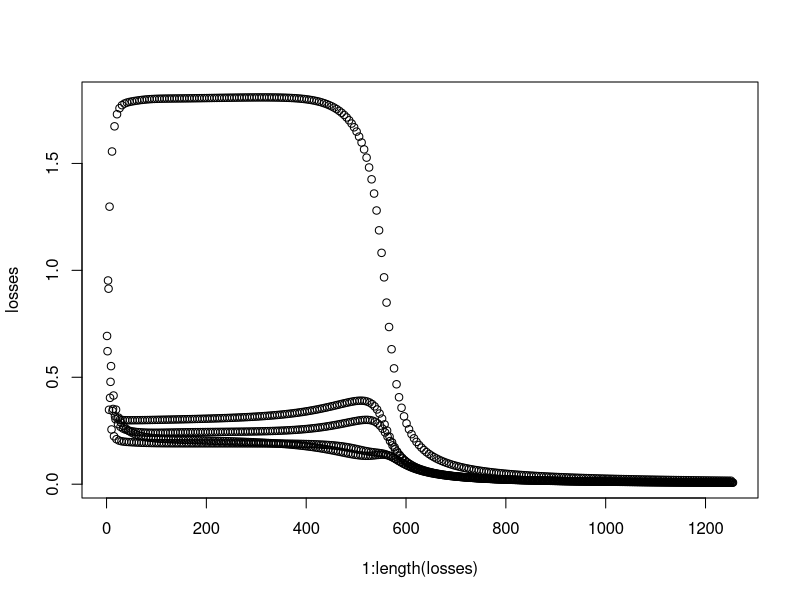

Generate this figure with R:
## ---- chunk 1
knitr::opts_chunk$set(eval = TRUE, echo = TRUE)
## ---- chunk 2
# node representing a constant
n.const = function(value) list(op = "const", value = value)

# node representing a variable
n.var = function(name) list(op = "var", name = name)

# nodes for binary operations
n.sum = function(x, y) list(op = "sum", x = x, y = y)
n.sub = function(x, y) list(op = "sub", x = x, y = y)
n.mul = function(x, y) list(op = "mul", x = x, y = y)
n.div = function(x, y) list(op = "div", x = x, y = y)

# nodes for functions
n.exp = function(x) list(op = "exp", x = x)
n.log = function(x) list(op = "log", x = x)
n.tanh = function(x) list(op = "tanh", x = x)

# now define the graph computing Eq. 1 and show in Fig. 1
x = n.var("x")
y = n.var("y")

z = n.sum(
  n.mul(
     n.mul(
        n.const(4),
        x),
     y),
  n.exp(
     n.mul(
        n.const(-1),
        y)))

z
## ---- chunk 3
factorial = function(n) {
  if(n < 1) {
    1
  }
  else {
    n * factorial(n - 1)
  }
}

factorial(4)
## ---- chunk 4
to.string = function(node) {
  # return a vector of strings representing each parts of the node

  if(node$op == "const") {
    # the string representation of a constant is its value
    c(node$value)
  }
  else if(node$op == "var") {
    # the string representation of a variable is its name
    c(node$name)
  }
  else if(node$op %in% c("sum", "sub", "mul", "div")) {
    # find the string representation of the operation
    operator = list(
      sum = "+", sub = "-", mul = "*", div = "/"
    )[[node$op]]

    string_x = (
      to.string(node$x)
    )

    string_y = (
      to.string(node$y)
    )

    c(
      "(",
      string_x, operator, string_y,
      ")"
    )
  }
  else if(node$op %in% c("tanh", "exp", "log")) {
    c(
      node$op, "(", to.string(node$x), ")"
    )
  }
  else {
    stop(c("unknown node: ", node$op))
  }
}

print.node = function(node) {
  cat(to.string(node), "\n")
}

print.node(z)
## ---- chunk 5
compute = function(node, var_values) {
  # compute the numerical result of the node using the provided variable values

  if(node$op == "const") {
    # the value of a constant is its value
    node$value
  }
  else if(node$op == "var") {
    # read the value of the variable from the list
    val = var_values[[node$name]]
    if(is.null(val)) {
      stop(c("value not defined or NULL for variable ", node$name))
    }
    else {
      val
    }
  }
  else if(node$op == "sum") {
    value_x = (
      compute(node$x, var_values)
    )

    value_y = (
      compute(node$y, var_values)
    )

    # add the values and return the result
    value_x + value_y
  }
  else if(node$op == "sub") {
    compute(node$x, var_values) - compute(node$y, var_values)
  }
  else if(node$op == "mul") {
    compute(node$x, var_values) * compute(node$y, var_values)
  }
  else if(node$op == "div") {
    compute(node$x, var_values) / compute(node$y, var_values)
  }
  else if(node$op == "tanh") {
    tanh(compute(node$x, var_values))
  }
  else if(node$op == "exp") {
    exp(compute(node$x, var_values))
  }
  else if(node$op == "log") {
    log(compute(node$x, var_values))
  }
  else {
    stop(c("unknown node: ", node$op))
  }
}

compute(z, list(x = 2, y = 3))
## ---- chunk 6
4 * 2 * 3 + exp(-3)
## ---- chunk 7
differentiate = function(node, variable) {
  # differentiate the given expression with respect to the given variable
  #
  # VERY IMPORTANT: this function returns a graph, which can only contain nodes.
  # Therefore, you must use the functions n.const, n.sum, etc., instead of normal
  # numbers and operations.

  if(node$op == "const") {
    # derivative of a constant is always zero
    n.const(0)
  }
  else if(node$op == "var") {
    if(node$name == variable) {
      # derivative is one if we are differentiating with respect to this variable
      n.const(1)
    }
    else {
      # or zero if we are differentiating with respect to a different variable
      n.const(0)
    }
  }
  # call the right function depending on what type of node we are processing
  else if(node$op == "sum") {
    differentiate.sum(node, variable)
  }
  else if(node$op == "sub") {
    differentiate.sub(node, variable)
  }
  else if(node$op == "mul") {
    differentiate.mul(node, variable)
  }
  else if(node$op == "div") {
    differentiate.div(node, variable)
  }
  else if(node$op == "tanh") {
    differentiate.tanh(node, variable)
  }
  else if(node$op == "exp") {
    differentiate.exp(node, variable)
  }
  else if(node$op == "log") {
    differentiate.log(node, variable)
  }
  else {
    stop(c("unknown node: ", node$op))
  }
}

differentiate.sum = function(node, variable) {
  diff_x = (
    differentiate(node$x, variable)
  )
  diff_y = (
    differentiate(node$y, variable)
  )

  # return a new node that sums the derivatives of the left and right part
  #
  # note that we are returning a new graph node that connects the two
  # graphs representing the derivatives of the left and right parts
  n.sum(diff_x, diff_y)
}

differentiate.sub = function(node, variable) {
  n.sub(
     differentiate(node$x, variable),
     differentiate(node$y, variable))
}

differentiate.mul = function(node, variable) {
  n.sum(
    n.mul(differentiate(node$x, variable), node$y),
    n.mul(node$x, differentiate(node$y, variable))
  )
}

differentiate.div = function(node, variable) {
  # we differentiate only once and re-use this part of the graph
  dy = differentiate(node$y, variable)

  n.div(
    n.sub(
       n.mul(
          differentiate(node$x, variable),
          node$y),
       n.mul(
          node$x,
          dy)),
    n.mul(
       node$y,
       node$y))
}

differentiate.tanh = function(node, variable) {
  # (1 - tanh(x)^2) * differentiate(x)
  tx = n.tanh(node$x)
  n.mul(
    n.sub(
       n.const(1),
       n.mul(
          tx,
          tx)),
    differentiate(node$x, variable))
}

differentiate.exp = function(node, variable) {
  n.mul(
     n.exp(node$x),
     differentiate(node$x, variable))
}


differentiate.log = function(node, variable) {
  # (1 / x) * differentiate(x)
   n.div(
      differentiate(node$x, variable),
      node$x)
}

dz = differentiate(z, "x")
print.node(dz)
## ---- chunk 8
is.zero = function(node) {
  # returns TRUE iff the node is the constant "0"
  node$op == "const" && node$value == 0
}

is.one = function(node) {
  # returns TRUE iff the node is the constant "1"
  node$op == "const" && node$value == 1
}

simplify = function(node) {
  # simplifies the provided node, returning a new computational graph

  if(node$op %in% c("const", "var")) {
    # constants and variables cannot be simplified
    node
  }
  # call the right function depending on what type of node we are processing
  else if(node$op == "sum") {
    simplify.sum(node)
  }
  else if(node$op == "sub") {
    simplify.sub(node)
  }
  else if(node$op == "mul") {
    simplify.mul(node)
  }
  else if(node$op == "div") {
    simplify.div(node)
  }
  else if(node$op == "tanh") {
    simplify.tanh(node)
  }
  else if(node$op == "exp") {
    simplify.exp(node)
  }
  else if(node$op == "log") {
    simplify.log(node)
  }
  else {
    stop(c("unknown node: ", node$op))
  }
}

simplify.sum = function(node) {
  simple_x = (
    simplify(node$x)
  )
  simple_y = (
    simplify(node$y)
  )

  if(is.zero(simple_x)) {
    # rule: 0 + y = y
    simple_y
  }
  else if(is.zero(simple_y)) {
    # rule: x + 0 = x
    simple_x
  }
  else if(simple_x$op == "const" && simple_y$op == "const") {
    # if both arguments are constants we can perform the sum immediately
    n.const(simple_x$value + simple_y$value)
  }
  else {
    # cannot simplify further; return a new sum node with the simplified operands
    n.sum(simple_x, simple_y)
  }
}

simplify.sub = function(node) {
  sx = simplify(node$x)
  sy = simplify(node$y)

  if(is.zero(sx)) {
    # 0 - y = -1 * y
    n.mul(n.const(-1), sy)
  }
  else if(is.zero(sy)) {
    # x - 0 = 0
    sx
  }
  else if(sx$op == "const" && sy$op == "const") {
    # perform the operation if possible
    const(sx$value - sy$value)
  }
  else {
    # cannot simplify further
    n.sub(sx, sy)
  }
}

simplify.mul = function(node) {
  sx = simplify(node$x)
  sy = simplify(node$y)

  if(is.zero(sx) || is.zero(sy)) {
    # 0 * y = x * 0 = 0
    n.const(0)
  }
  else if(is.one(sx)) {
    # 1 * y = y
    sy
  }
  else if(is.one(sy)) {
    # x * 1 = x
    sx
  }
  else if(sx$op == "const" && sy$op == "const") {
    # perform the operation if possible
    n.const(sx$value * sy$value)
  }
  else {
    # cannot simplify further
    n.mul(sx, sy)
  }
}

simplify.div = function(node) {
  sx = simplify(node$x)
  sy = simplify(node$y)

  if(is.zero(sx)) {
    # 0 / y = 0 (even when y = 0)
    n.const(0)
  }
  else if(is.zero(sy)) {
    # cannot do x / 0
    stop("division by zero")
  }
  else if(is.one(sy)) {
    # x / 1 = x
    sx
  }
  else if(sx$op == "const" && sy$op == "const") {
    # perform the operation if possible
    n.const(sx$value / sy$value)
  }
  else {
    # cannot simplify further
    n.div(sx, sy)
  }
}

simplify.tanh = function(node) {
  sx = simplify(node$x)
  if(is.zero(sx)) {
    # tanh(0) = 0
    n.const(0)
  }
  else if(sx$op == "const") {
    # perform the operation if possible
    n.const(tanh(sx$value))
  }
  else {
    # cannot simplify further
    n.tanh(sx)
  }
}

simplify.exp = function(node) {
  sx = simplify(node$x)
  if(is.zero(sx)) {
    # exp(0) = 1
    n.const(1)
  }
  else if(sx$op == "const") {
    # perform the operation if possible
    n.const(exp(sx$value))
  }
  else {
    # cannot simplify further
    n.exp(sx)
  }
}

simplify.log = function(node) {
  sx = simplify(node$x)
  if(sx$op == "const" && sx$value <= 0) {
    # cannot compute log(x) for x <= 0
    stop("logarithm of non-positive number")
  }
  else if(sx$op == "const") {
    # perform the operation if possible
    n.const(log(sx$value))
  }
  else {
    # cannot simplify further
    n.log(sx)
  }
}

dz = simplify(dz)
print.node(dz)
## ---- chunk 9
simplify(differentiate(differentiate(z, "x"), "y"))
## ---- chunk 10
# the two input nodes
x1 = n.var("x1")
x2 = n.var("x2")

# parameters for the first hidden neuron
b1 = n.var("b1")
w11 = n.var("w11")
w21 = n.var("w21")

# compute the output of the first hidden neuron
z1in = n.sum(
    b1,
    n.sum(
       n.mul(x1, w11),
       n.mul(x2, w21)))

z1out = n.tanh(z1in)

print.node(z1out)
## ---- chunk 11
b2 = n.var("b2")
w12 = n.var("w12")
w22 = n.var("w22")

z2out = (
  n.tanh(
    n.sum(
      b2,
      n.sum(
         n.mul(x1, w12),
         n.mul(x2, w22))))
)

c = n.var("c")
u1 = n.var("u1")
u2 = n.var("u2")

fin = (
  n.sum(
    c,
    n.sum(
      n.mul(z1out, u1),
      n.mul(z2out, u2)))
)

fout = (
  n.div(
     n.const(1),
     n.sum(
        n.const(1),
        n.exp(
           n.mul(
              n.const(-1),
              fin))))
)

print.node(fout)
## ---- chunk 12
compute(z1out, list(
  # values for weights and biases
  b1 = 1.543385, w11 = 3.111573, w12 = -2.808800,
  b2 = 1.373085, w21 = 3.130452, w22 = -2.813466,
  c = -4.241453, u1 = 4.036489, u2 = 4.074885,

  # values for the input
  x1 = 1, x2 = -1
))
## ---- chunk 13
# this variable contains the label for the sample the network is predicting
y = n.var("y")

loss = (
  n.sum(
     n.sub(
        fin,
        n.mul(
           fin,
           y)),
     n.log(
        n.sum(
           n.const(1),
           n.exp(
              n.mul(
                 n.const(-1),
                 fin)))))
)

print.node(loss)
## ---- chunk 14
param_names = c("b1", "w11", "w12", "b2", "w21", "w22", "c", "u1", "u2")

gradient_graphs = lapply(param_names, function(p) {
  # each item contains a computational graph that computes
  # the gradient of the loss with respect to a parameter
  simplify(differentiate(loss, p))
})

names(gradient_graphs) = param_names

print.node(gradient_graphs$w11)
## ---- chunk 15
# dataset
data.x1 = c(0, 1, 0, -1, 0)
data.x2 = c(0, 0, -1, 0, 1)
data.y = c(1, 0, 0, 0, 0)

# Glorot initializtion for the parameters
b = sqrt(6 / 4)
values = as.list(sapply(param_names, function(p) {
  if(p %in% c("b1", "b2", "c")) {
    0.0
  }
  else {
    runif(1, -b, b)
  }
}))

# training loop
losses = list()
for(e in 0:250) {
  epoch_loss = 0.0

  for(j in 1:5) {
    # set the correct values for the inputs and label
    values$x1 = data.x1[j]
    values$x2 = data.x2[j]
    values$y = data.y[j]

    losses[[e * 5 + j]] = (
      compute(loss, values)
    )

    gradients = sapply(param_names, function(p) {
      compute(gradient_graphs[[p]], values)
    })

    values = as.list(sapply(param_names, function(p) {
      values[[p]] - 0.5 * gradients[[p]]
    }))
  }
}

stopifnot(mean(unlist(tail(losses))) < 0.05) # convergence check (sometimes fails)
plot(1:length(losses), losses)
## ---- chunk 16
for(j in 1:5) {
  values$x1 = data.x1[j]
  values$x2 = data.x2[j]
  values$y = data.y[j]

  pred = compute(fout, values)
  cat("Sample", j, "-", "label:", data.y[j], "- predicted: ", pred, "\n")
}
